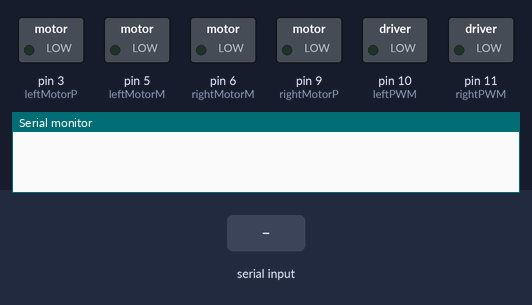
A sketch run on a simulated Arduino Uno, built with avr-gcc and run on an emulated ATmega328P. On the bench: switched loads named in the sketch (green lamp = pin HIGH), the last lines printed to the serial monitor. Inputs (shaded band) come from the test bench.

Above: at 1.2 s.
1.3 s: "F\n" received over Serial
At 2.2 s:
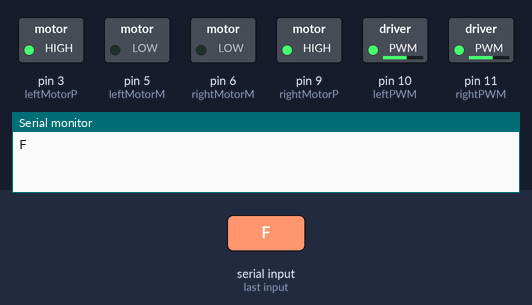
2.8 s: byte 66 ('B') received over Serial
At 3.3 s:
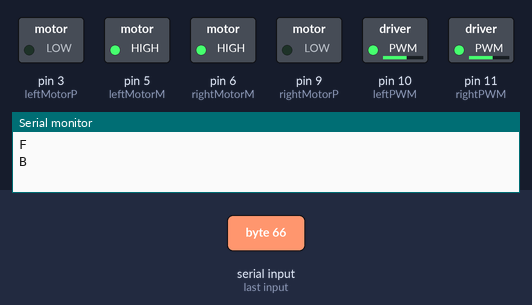
4.3 s: byte 76 ('L') received over Serial
At 4.45 s:
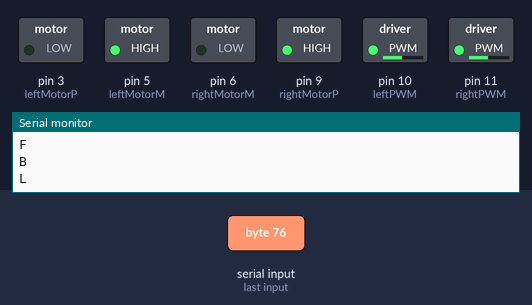
6.1 s: byte 82 ('R') received over Serial
At 6.25 s:
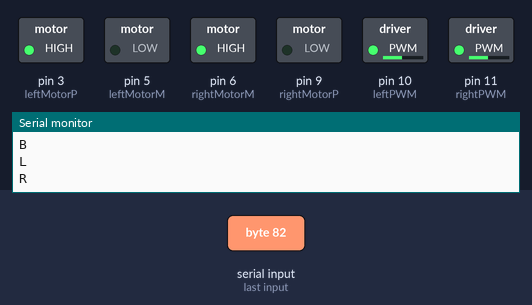
7.9 s: byte 83 ('S') received over Serial
At 8.4 s:
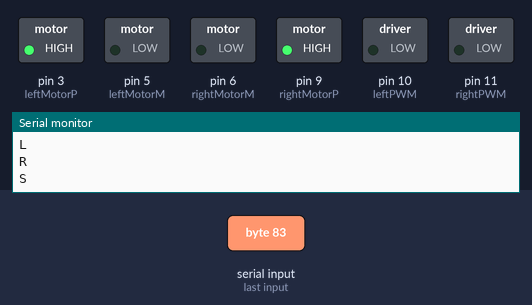
9.4 s: "B\n" received over Serial
At 10.7 s:
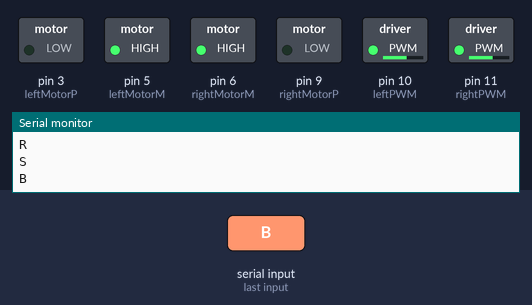
Timing chart, 0 to 11.9 s (numbered marks = the images above; inputs shaded):
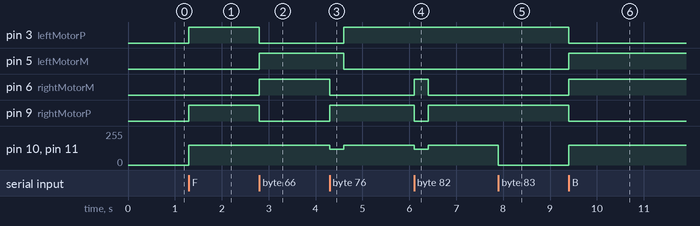

Measured:
- after the input at 1.3 s, pin 3 (leftMotorP), pin 9 (rightMotorP): LOW → HIGH at once; pin 10 (leftPWM), pin 11 (rightPWM): 0/255 → 150/255 at once
- after the input at 2.8 s, pin 3 (leftMotorP), pin 9 (rightMotorP): HIGH → LOW at once; pin 5 (leftMotorM), pin 6 (rightMotorM): LOW → HIGH at once
- after the input at 4.3 s, pin 3 (leftMotorP): LOW → HIGH after 0.30 s; pin 5 (leftMotorM): HIGH → LOW after 0.30 s; pin 6 (rightMotorM): HIGH → LOW at once; pin 9 (rightMotorP): LOW → HIGH at once; pin 10 (leftPWM), pin 11 (rightPWM): 150/255 → 120/255 at once, → 150/255 0.30 s later
- after the input at 6.1 s, pin 6 (rightMotorM): LOW → HIGH at once, → LOW 0.30 s later; pin 9 (rightMotorP): HIGH → LOW at once, → HIGH 0.30 s later; pin 10 (leftPWM), pin 11 (rightPWM): 150/255 → 120/255 at once, → 150/255 0.30 s later
- after the input at 7.9 s, pin 10 (leftPWM), pin 11 (rightPWM): 150/255 → 0/255 at once
- after the input at 9.4 s, pin 3 (leftMotorP), pin 9 (rightMotorP): HIGH → LOW at once; pin 5 (leftMotorM), pin 6 (rightMotorM): LOW → HIGH at once; pin 10 (leftPWM), pin 11 (rightPWM): 0/255 → 150/255 at once

The sketch:

bluetooth_module.ino
```cpp
#include "Ardubot.h"
#include "ConfigFile.h"
#include "SuperArdubot.h"

char data;                //Variable for storing received data
void setup()
{
  Serial.begin(115200);         //Sets the data rate in bits per second (baud) for serial data transmission
  makeArdubotReady();     //Sets digital pin 13 as output pin
}
void loop()
{
if(Serial.available() > 0)  // Send data only when you receive data:
{
  data = Serial.read();      //Read the incoming data and store it into variable data
  Serial.print(data);        //Print Value inside data in Serial monitor
  Serial.print("\n");        //New line


  if(data=='F')
  {
    moveForward();
    }

  else if(data=='B')
   {
     moveBackward();
     }
  else if(data=='L')
  {
    turnLeft();
    delay(300);
    moveForward();

    }
  else if(data=='R')
  {
    turnRight();
    delay(300);
    moveForward();

    }

   else if(data=='S')
   {
    brake();
    }

}
}
```

Ardubot.h
```cpp
/*
  ArduBot

  These libraries are created for the workshop activities to teach computation
  and basic programming with use of Ardubot

  Author: Bichar Dip Shrestha Gurung
  Company: Future-Lab Nepal

  http://www.arduino.cc/en/Tutorial/Fade
*/

#ifndef ARDUBOT
#define ARDUBOT

#include "ConfigFile.h"

//turns both of the motor forward
void moveForward(){
  analogWrite(rightPWM,leftSpeed);
  analogWrite(leftPWM,rightSpeed);
  digitalWrite(leftMotorP,HIGH);
  digitalWrite(leftMotorM,LOW);
  digitalWrite(rightMotorP,HIGH);
  digitalWrite(rightMotorM,LOW);
}
//turns both of the motor backward
void moveBackward(){
  analogWrite(rightPWM,leftSpeed);
  analogWrite(leftPWM,rightSpeed);
  digitalWrite(leftMotorP,LOW);
  digitalWrite(leftMotorM,HIGH);
  digitalWrite(rightMotorP,LOW);
  digitalWrite(rightMotorM,HIGH);
}
//turns the leftMotor on
void moveRightMotor(){
  analogWrite(rightPWM,leftSpeed);
  analogWrite(leftPWM,rightSpeed);
  digitalWrite(leftMotorP,LOW);
  digitalWrite(leftMotorM,LOW);
  digitalWrite(rightMotorP,HIGH);
  digitalWrite(rightMotorM,LOW);
}
//turns the right motor on
void moveLeftMotor(){
  analogWrite(rightPWM,leftSpeed);
  analogWrite(leftPWM,rightSpeed);
  digitalWrite(leftMotorP,HIGH);
  digitalWrite(leftMotorM,LOW);
  digitalWrite(rightMotorP,LOW);
  digitalWrite(rightMotorM,LOW);
}

//apply brakes to the robot
void brake(){
  analogWrite(rightPWM,0);
  analogWrite(leftPWM,0);
}
void turnRight(){
  analogWrite(rightPWM,leftSpeed-30);
  analogWrite(leftPWM,rightSpeed-30);
  digitalWrite(leftMotorP,HIGH);
  digitalWrite(leftMotorM,LOW);
  digitalWrite(rightMotorP,LOW);
  digitalWrite(rightMotorM,HIGH);
}

void turnLeft(){
  analogWrite(rightPWM,leftSpeed-30);
  analogWrite(leftPWM,rightSpeed-30);
  digitalWrite(leftMotorP,LOW);
  digitalWrite(leftMotorM,HIGH);
  digitalWrite(rightMotorP,HIGH);
  digitalWrite(rightMotorM,LOW);
}
void dance(){
  turnLeft();
}
void makeArdubotReady(){
  pinMode(leftMotorP,OUTPUT);
  pinMode(leftMotorM,OUTPUT);
  pinMode(rightMotorP,OUTPUT);
  pinMode(rightMotorM,OUTPUT);
  pinMode(rightPWM,OUTPUT);
  pinMode(leftPWM,OUTPUT);
}

void testBot(){
  while(1){
    moveForward();
    delay(1000);
    moveBackward();
    delay(1000);
    moveLeftMotor();
    delay(1000);
    moveRightMotor();
    delay(1000);
    turnLeft();
    delay(1000);
    turnRight();
    delay(1000);
  }

}

#endif
```

SuperArdubot.h
```cpp
#ifndef ARDUBOT
#define ARDUBOT

#include "ConfigFile.h"

#define STOP 0
#define SLOW 100
#define FAST 200

void leftMotorOn(int leftSpeed){
   if(leftSpeed<0){
    leftSpeed = leftSpeed*-1;
    analogWrite(leftPWM,leftSpeed);
    digitalWrite(leftMotorP,LOW);
    digitalWrite(leftMotorM,HIGH);
   }else{
    analogWrite(leftPWM,leftSpeed);
    digitalWrite(leftMotorP,HIGH);
    digitalWrite(leftMotorM,LOW);
   }
}

void rightMotorOn(int rightSpeed){
    if(rightSpeed<0){
      rightSpeed = rightSpeed*-1;
      analogWrite(rightPWM,rightSpeed);
      digitalWrite(rightMotorP,LOW);
      digitalWrite(rightMotorM,HIGH);
   }else{
      analogWrite(rightPWM,rightSpeed);
      digitalWrite(rightMotorP,HIGH);
      digitalWrite(rightMotorM,LOW);
   }

}

void moveBot(int leftSpeed,int rightSpeed){
  leftMotorOn(leftSpeed);
  rightMotorOn(rightSpeed);
}

void makeArdubotReady(){
  pinMode(leftMotorP,OUTPUT);
  pinMode(leftMotorM,OUTPUT);
  pinMode(rightMotorP,OUTPUT);
  pinMode(rightMotorM,OUTPUT);
  pinMode(rightPWM,OUTPUT);
  pinMode(leftPWM,OUTPUT);
}

void test(){
   while(1){
     moveBot(FAST,FAST);
     delay(1000);
     moveBot(-SLOW,-SLOW);
     delay(1000);
     moveBot(FAST,STOP);
     delay(1000);
     moveBot(STOP,FAST);
     delay(1000);
     moveBot(-SLOW,SLOW);
     delay(1000);
     moveBot(SLOW,-SLOW);
     delay(1000);
 }
}

#endif
```

ConfigFile.h
```cpp
#ifndef CONFIGFILE
#define CONFIGFILE
/** Config file for bot 3,4,6,5*/
int leftMotorP=3;
int leftMotorM=5;
int rightMotorM=6;
int rightMotorP=9;
int rightPWM=11;
int leftPWM=10;
int leftSpeed = 150;
int rightSpeed = 150;

#endif
```
